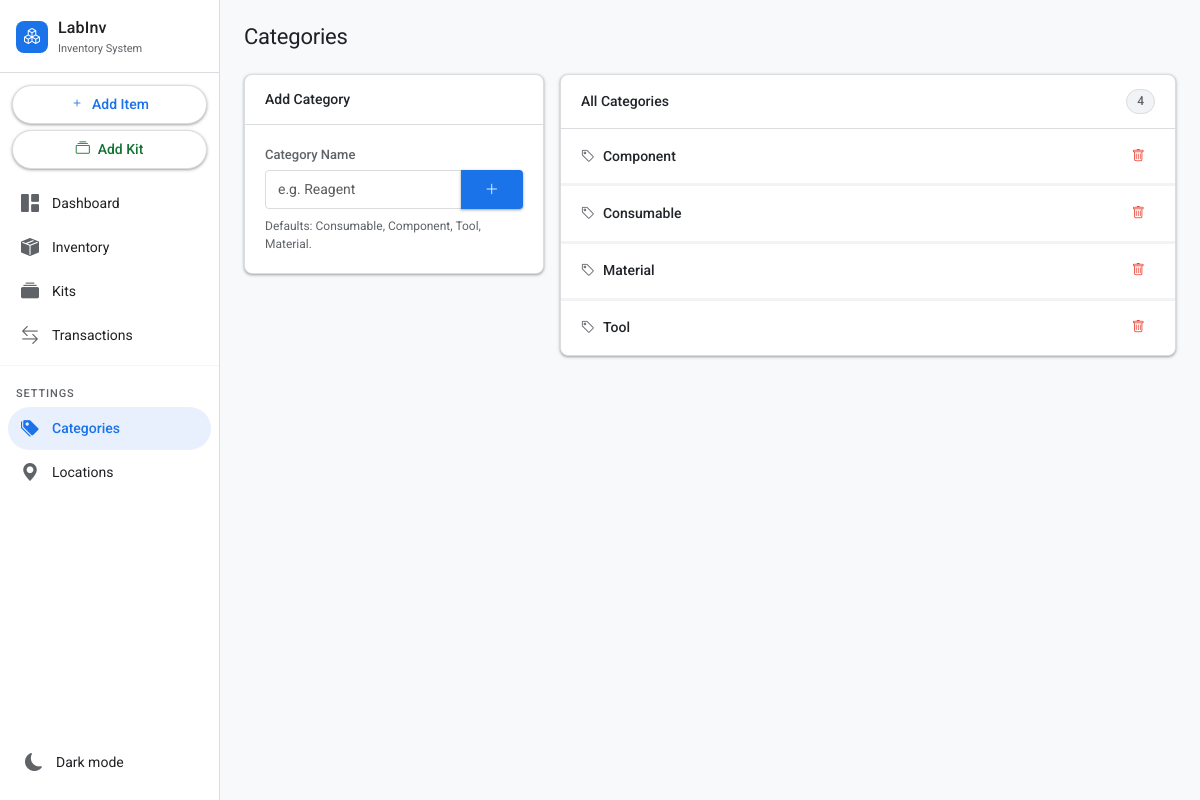
Page /categories on the earlier database version.
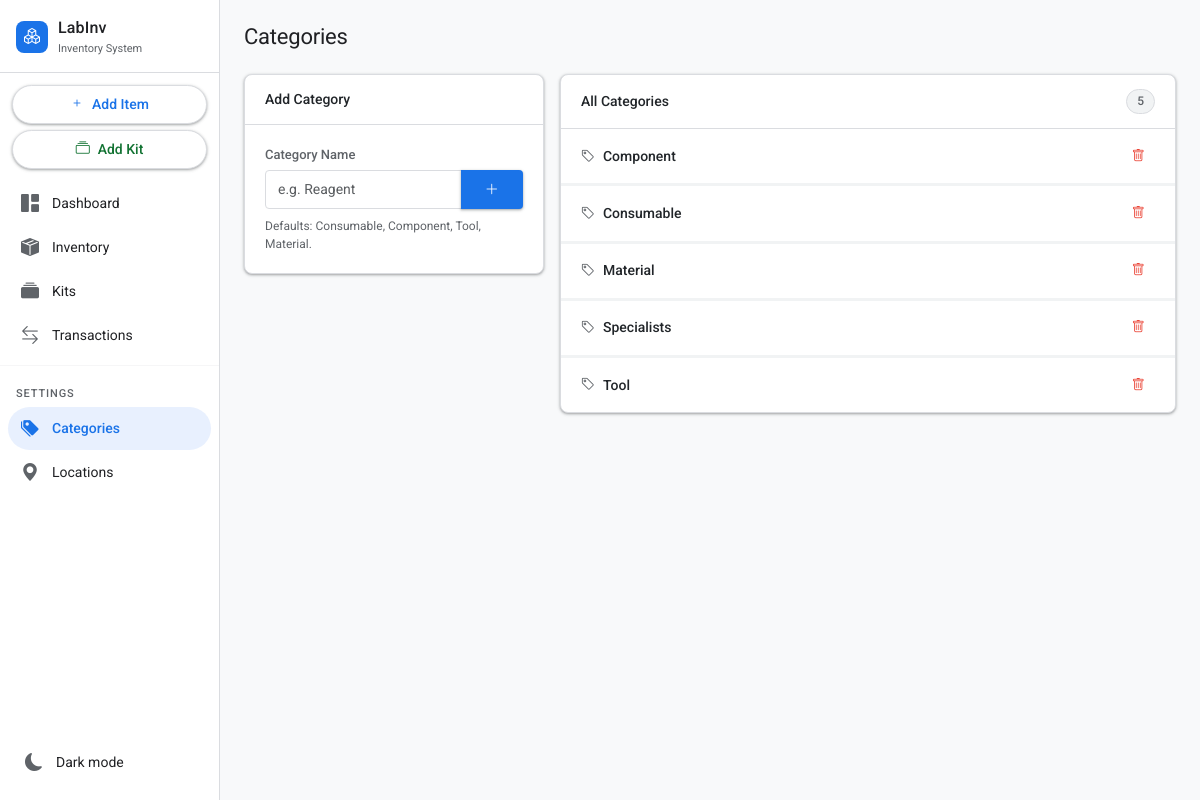
Same page on the later database version.
### tables this page shows
CREATE TABLE categories (
            id   INTEGER PRIMARY KEY AUTOINCREMENT,
            name TEXT NOT NULL UNIQUE
        );

### app.py (the view, shortened to what this page needs)
@app.route("/categories", methods=["GET", "POST"])
def categories():
    db = get_db()
    cats = db.execute("SELECT * FROM categories ORDER BY name").fetchall()
    db.close()
    return render_template("categories.html", categories=cats)

### app.py (called while the page is built)
def get_db():
    conn = sqlite3.connect(DATABASE)
    conn.row_factory = sqlite3.Row
    conn.execute("PRAGMA foreign_keys = ON")
    return conn

### templates/categories.html (shortened to what this page needs)
{% extends "base.html" %}
{% block content %}
<div class="pg-header">
  <h1 class="pg-title">Categories</h1>
</div>
<div class="row g-3">
  <div class="col-12 col-md-5 col-lg-4">
    <div class="card">
      <div class="card-hd">Add Category</div>
      <div class="card-bd">
        <form method="post">
          <label class="form-label">Category Name</label>
          <div class="input-group">
            <input type="text" name="name" class="form-control" placeholder="e.g. Reagent" required>
            <button class="btn btn-primary" type="submit"><i class="bi bi-plus-lg"></i></button>
          </div>
          <div class="form-text mt-2">Defaults: Consumable, Component, Tool, Material.</div>
        </form>
      </div>
    </div>
  </div>
  <div class="col-12 col-md-7 col-lg-8">
    <div class="card">
      <div class="card-hd">
        <span>All Categories</span>
        <span class="badge badge-neutral">{{ categories|length }}</span>
      </div>
      <ul class="list-group-flush">
        {% if categories %}
          {% for cat in categories %}
          <li class="list-group-item">
            <div style="display:flex;align-items:center;gap:8px">
              <i class="bi bi-tag" style="color:var(--muted)"></i>
              <span style="font-weight:500">{{ cat.name }}</span>
            </div>
            <form method="post" action="/categories/{{ cat.id }}/delete"
                  onsubmit="return confirm('Delete category \'{{ cat.name }}\'?');">
              <button class="btn btn-ghost btn-sm" style="color:var(--red)"><i class="bi bi-trash"></i></button>
            </form>
          </li>
          {% endfor %}
        {% else %}
          <li class="list-group-item" style="justify-content:center;color:var(--muted)">No categories yet.</li>
        {% endif %}
      </ul>
    </div>
  </div>
</div>
{% endblock %}

Differences in the rows shown:
added categories: name "Specialists"
Other differences:
{{ categories|length }}: "4" → "5"
